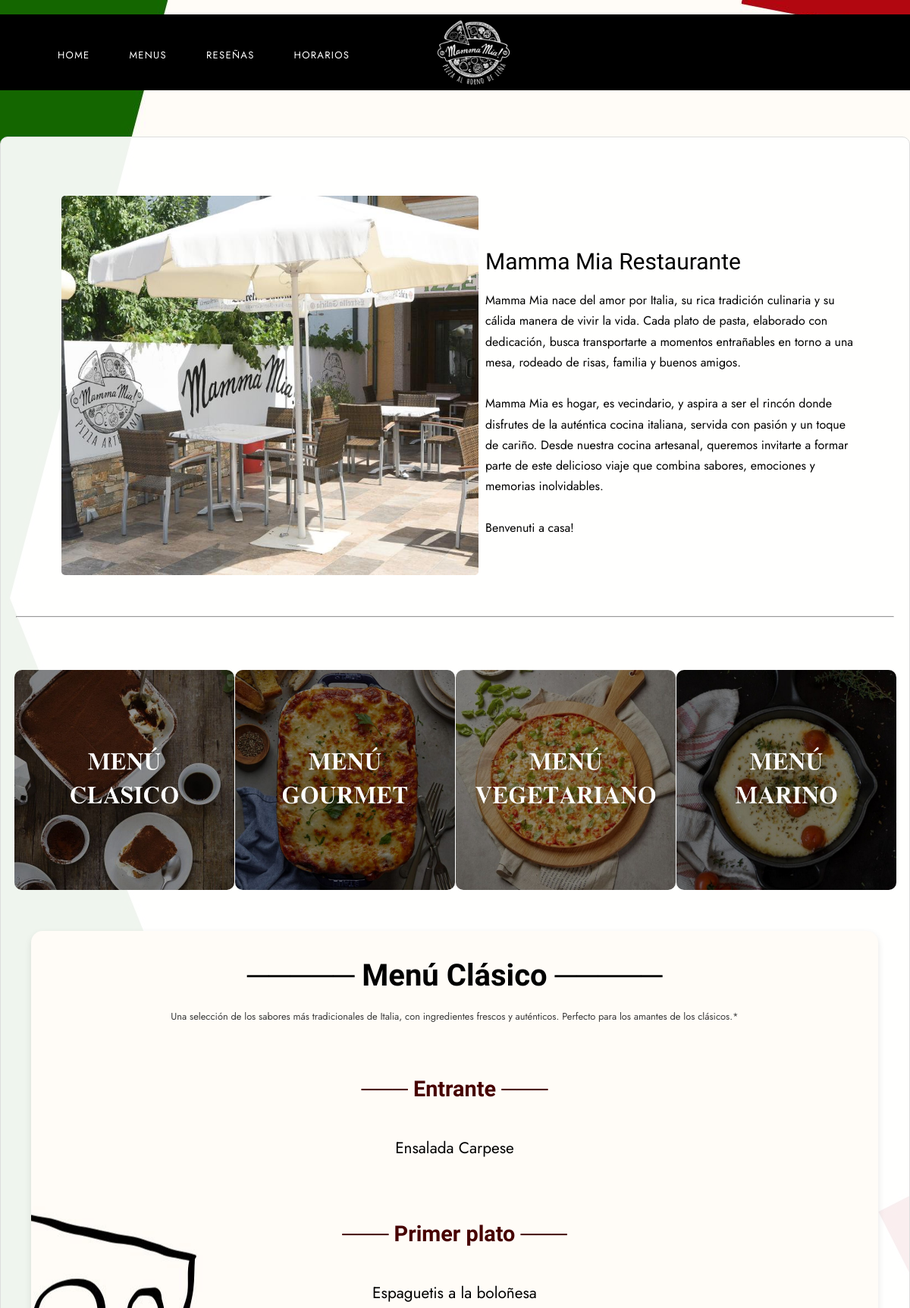
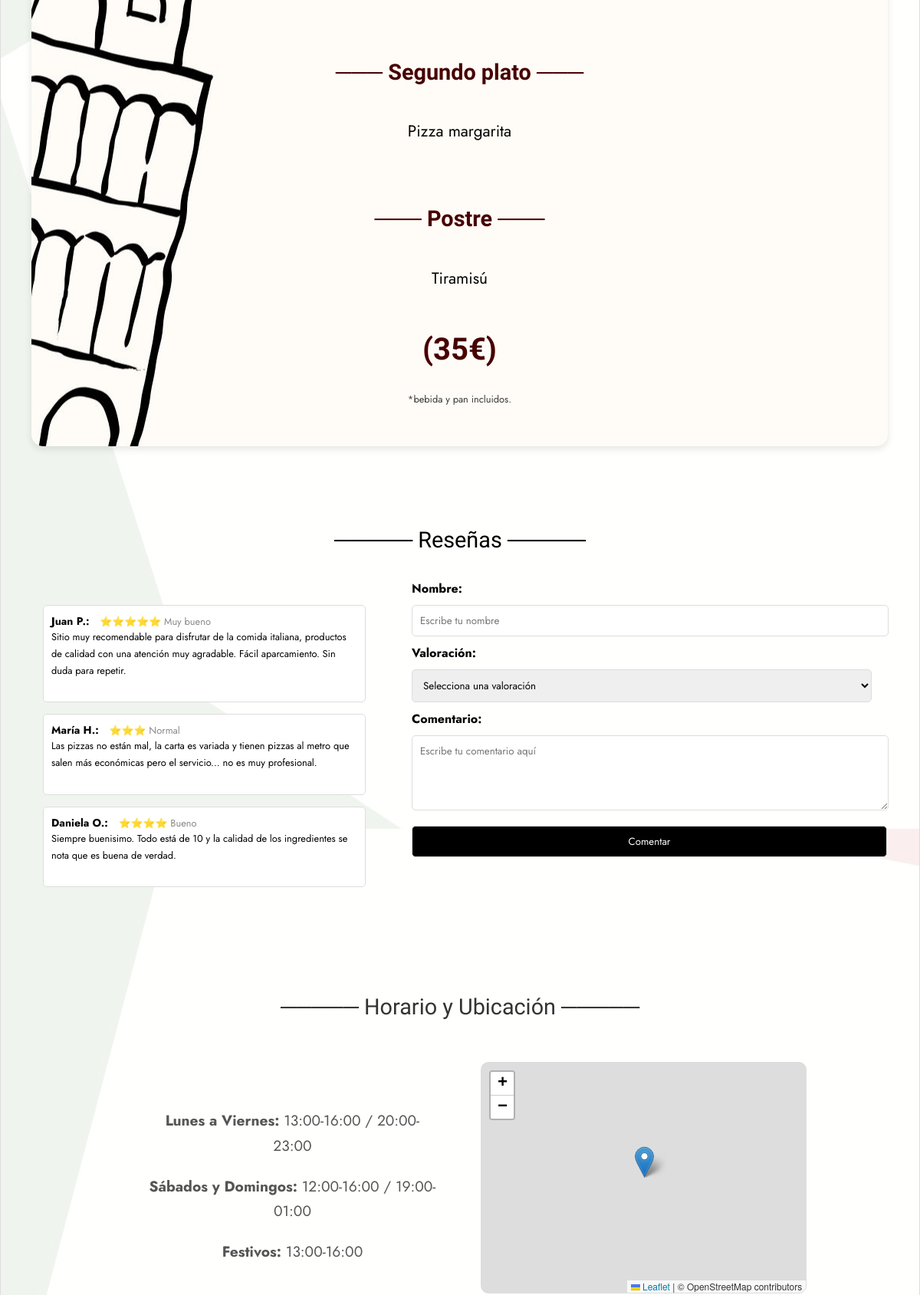
Page /MammaMiaAPP/detalleMENUConPlantillas/3/ (signed in, upper part) on the committed database (2 pictures, top to bottom).
### MammaMiaAPP/models.py (models this page shows, shortened)
class Menu(models.Model):
    nombre = models.CharField(max_length=50)
    precio = models.PositiveIntegerField(default=0)
    descripcion = models.CharField(max_length=300)
    class Meta:
        permissions = [
            ("can_view_menu", "Can view menu"),
            ("can_edit_menu", "Can edit menu"),
        ]

class Plato(models.Model):
    nombre = models.CharField(max_length=50)
    tipo = models.CharField(max_length=50)
    orden =  models.IntegerField(default = 0)
    imagenPlato = models.URLField(max_length=60, null=True, blank=True)
    menu = models.ForeignKey(Menu, related_name='platos', on_delete=models.CASCADE, null=True, blank=True)
    class Meta:
        permissions = [
            ("can_view_plato", "Can view plato"),
            ("can_edit_plato", "Can edit plato"),
        ]

### MammaMiaAPP/views.py (the view)
# urls.py: path('detalleMENUConPlantillas/<int:id_menu>/', views.detalleMENUConPlantillas, name='detalleMENUConPlantillas'),
@permission_required('myapp.can_view_menu', raise_exception=True)
def detalleMENUConPlantillas(request, id_menu):
    menu = get_object_or_404(Menu, pk=id_menu)
    menus = Menu.objects.all()
    return render(request, 'detalleM.html', {'menu': menu, 'lista_menus': menus})

### MammaMiaAPP/templates/detalleM.html (shortened to what this page needs)
{% extends 'base.html' %}
{% block contenido %}
<div id="contenidos">
    <h1><strong>─────   Menú {{ menu.nombre }}   ─────</strong></h1>
    <p class="descripcion">{{ menu.descripcion }}*</p>
    <ul>
        {% for plato in menu.platos.all %}
            {% if plato.orden == 0 %}
                <li>
                    <p class="tipoPlato">───  {{ plato.tipo }}  ───</p>
                    <a href="{% url 'detallePLATOConPlantillas' plato.id %}#platos">
                        {{ plato.nombre }}
                    </a>
                </li>
                {% elif plato.orden == 1 %}
                <li>
                    <p class="tipoPlato">───  {{ plato.tipo }}  ───</p>
                    <a href="{% url 'detallePLATOConPlantillas' plato.id %}#platos">
                        {{ plato.nombre }}
                    </a>
                </li>
                {% endif %}
                {% empty %}
                <li>No hay platos disponibles.</li>
                {% endfor %}
            </ul>
    <p class="precio"><strong>({{ menu.precio }}€)</strong> </p>
    <p class="descripcion"> *bebida y pan incluidos.</p>
</div>
{% endblock %}

### MammaMiaAPP/templates/base.html (shortened to what this page needs)
{% load static %}
<!DOCTYPE HTML>
<html>
<head>
  <link rel="stylesheet" type="text/css" href="{% static 'style/style.css' %}" title="style" />
  <link rel="stylesheet" href="https://unpkg.com/leaflet@1.9.4/dist/leaflet.css" />
</head>
<body>
  <div id="main">
    <div id="header">
      <br>
      <div id="menubar">
        <ul id="menu">
          <li class="selected"><a href="{% url 'listaM' %}">Home</a></li>
          <li><a href="#menus">Menus</a></li>
          <li><a href="#comments-section">Reseñas</a></li>
          <li><a href="#horario-ubicacion">Horarios</a></li>
        </ul>
        <div id="logo">
          <img id="logob" src="{% static 'style/logoBlanco.png' %}" alt="logoBlanco">
      </div>
      </div>
    </div>
    <div id="site_content">
      <br><br><br>
      <div id="bloque">
        <div id="portada">
          <img id="portadaFoto" src="{% static 'style/portada.jpeg' %}" alt="portada">
        </div>
        <div id="description">
          <h1 id="titu"> Mamma Mia Restaurante</h1>
          <p id="desc">Mamma Mia nace del amor por Italia, su rica tradición culinaria y su cálida manera de vivir la vida. Cada plato de pasta, elaborado con dedicación,
          busca transportarte a momentos entrañables en torno a una mesa, rodeado de risas, familia y buenos amigos. <br><br>
          Mamma Mia es hogar, es vecindario, y aspira a ser el rincón donde disfrutes de la auténtica cocina italiana, servida con pasión y un toque de cariño.
          Desde nuestra cocina artesanal, queremos invitarte a formar parte de este delicioso viaje que combina sabores, emociones y memorias inolvidables.
          <br><br> Benvenuti a casa!
          </p>
        </div>
      </div>
      <br>
      <hr>
      <br>
      <div id="menus">
        {% for menu in lista_menus %}
            <a href="{% url 'detalleMENUConPlantillas' menu.id %}#contenidos">
                <img class="menu-item" src="{% static 'style/' %}{{ menu.nombre }}.jpg" alt="{{ menu.nombre }}">
            </a>
        {% endfor %}
      </div>
      <br>
      {%block contenido%} {%endblock%}
      <div id="comments-section">
        <h2>───── Reseñas ─────</h2>
        <div id="comments-section-union">
          <div id="comments-list">
            <div class="comment">
              <strong>Juan P.:</strong>
              <span>⭐⭐⭐⭐⭐ Muy bueno</span>
              <p>Sitio muy recomendable para disfrutar de la comida italiana, productos de calidad con una atención muy agradable.
                Fácil aparcamiento.
                Sin duda para repetir.</p>
            </div>
            <div class="comment">
              <strong>María H.:</strong>
              <span>⭐⭐⭐ Normal</span>
              <p>Las pizzas no están mal, la carta es variada y tienen pizzas al metro que salen más económicas pero el servicio... no es muy profesional.</p>
            </div>
            <div class="comment">
              <strong>Daniela O.:</strong>
              <span>⭐⭐⭐⭐ Bueno</span>
              <p>Siempre buenisimo. Todo está de 10 y la calidad de los ingredientes se nota que es buena de verdad.</p>
            </div>
          </div>
          <div id="comment-form">
            <form id="add-comment-form">
              <label for="name">Nombre:</label>
              <input type="text" id="name" placeholder="Escribe tu nombre" required>
              <label for="rating">Valoración:</label>
              <select id="rating" required>
                <option value="" disabled selected>Selecciona una valoración</option>
              </select>
              <label for="comment">Comentario:</label>
              <textarea id="comment" rows="4" placeholder="Escribe tu comentario aquí" required></textarea>
              <button type="button" id="submit-comment">Comentar</button>
            </form>
          </div>
        </div>
      </div>
      <br>
      <div id="horario-ubicacion">
        <h2>───── Horario y Ubicación ─────</h2>
        <div class="horario-union">
          <div id="info-horario">
            <div id="horario-horas">
              <p><strong>Lunes a Viernes:</strong> 13:00-16:00 / 20:00-23:00</p>
              <p><strong>Sábados y Domingos:</strong> 12:00-16:00 / 19:00-01:00</p>
              <p><strong>Festivos:</strong> 13:00-16:00</p>
            </div>
          </div>
          <div id="map-container">
            <div id="map" style="width: 100%; height: 300px; margin-top: 20px;"></div>
          </div>
        </div>
      </div>
    </div>
  </div>
</body>
</html>

### rows in the picture
Menu: nombre (picture), nombre "Clásico", descripcion "Una selección de los sabores más tradicionales de Italia, con ingredientes frescos y auténticos. Perfecto para los amantes de los clásicos.", precio "35"
Menu: nombre (picture)
Menu: nombre (picture)
Menu: nombre (picture)
Plato: tipo "Entrante", nombre "Ensalada Carpese"
Plato: tipo "Primer plato", nombre "Espaguetis a la boloñesa"
Plato: tipo "Segundo plato", nombre "Pizza margarita"
Plato: tipo "Postre", nombre "Tiramisú"
